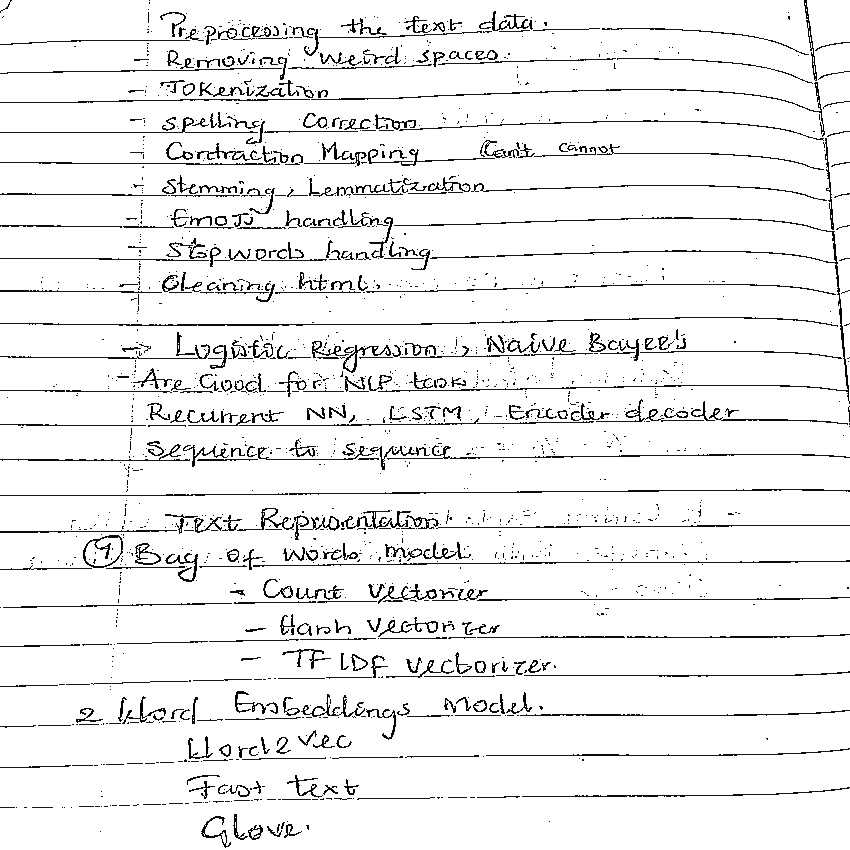
#> input picture Preprocessed files/AK (1).jpg, 850 x 850 px, given as the content of the folder C:/Users/PC/Desktop/PROJECT/HANDWRITING/AMBANI, which was not available
$ jupyter execute --allow-errors 'FINAL TEST.ipynb'   (older library calls are emulated)
#> lines starting #> are read from the running program, lines starting #| are printed output that depends on the picture; pictures that were not available may be replaced by others from this repository, and a replacement may not be noted
[cell 1]
import cv2
import numpy as np
import matplotlib.pyplot as plt
from skimage.feature import graycomatrix, graycoprops
from skimage import data
from sklearn.model_selection import train_test_split
from keras.models import Sequential
from scikeras.wrappers import KerasClassifier
from sklearn.model_selection import GridSearchCV
from keras.utils import to_categorical
import tensorflow as tf
from tensorflow.keras.preprocessing.image import ImageDataGenerator
from tensorflow.keras.utils import img_to_array,array_to_img, load_img
import shutil
import os
import cv2
from tensorflow.keras.layers import Dense,Conv2D,MaxPooling2D,Flatten,Activation,Conv1D,MaxPooling1D,BatchNormalization, GlobalAveragePooling1D
from sklearn.model_selection import train_test_split
from sklearn.preprocessing import LabelEncoder, OneHotEncoder
from sklearn.metrics import accuracy_score,classification_report
from tensorflow.keras.layers import Dropout,Input
from tensorflow.keras import regularizers
from tqdm import tqdm
import skimage

[cell 2]
from tensorflow.keras.preprocessing.image import ImageDataGenerator, load_img, img_to_array

#> (the rest of this cell did not finish here and is left out)

[cell 3]
def apply_gabor_filter(image, ksize, sigma, theta, lambd, gamma):
    kernel = cv2.getGaborKernel((ksize, ksize), sigma, theta, lambd, gamma, 0, ktype=cv2.CV_32F)
    filtered_image = cv2.filter2D(image,cv2.CV_32F, kernel)
    return filtered_image

def extract_glcms(image):
    image = np.uint8(image)
    distances = [1]
    angles = [0, np.pi/4, np.pi/2, 3*np.pi/4]
    glcm = graycomatrix(image, distances=distances, angles=angles, symmetric=True, normed=True)
    contrast = graycoprops(glcm, 'contrast').ravel()
    dissimilarity = graycoprops(glcm, 'dissimilarity').ravel()
    homogeneity = graycoprops(glcm, 'homogeneity').ravel()
    energy = graycoprops(glcm, 'energy').ravel()
    correlation = graycoprops(glcm, 'correlation').ravel()
    return np.concatenate([contrast, dissimilarity, homogeneity, energy, correlation])

[cell 4]
def horizontal_projection_profile(image):
    hpp = np.sum(image, axis=1)
    return hpp

def word_line_space_formation(hpp):
    threshold = np.mean(hpp) * 0.1
    space_indices = np.where(hpp < threshold)[0]
    word_line_spaces = np.diff(space_indices)
    return word_line_spaces

def image_padding(image, target_size=(650, 650)):
    h, w, c = image.shape
    padded_image = np.zeros((target_size[0], target_size[1], c))
    padded_image[:min(h, target_size[0]), :min(w, target_size[1])] = image[:min(h, target_size[0]), :min(w, target_size[1])]
    return padded_image

def block_normalization(image, block_size=(650, 650)):
    normalized_blocks = []
    for i in range(0, image.shape[0], block_size[0]):
        for j in range(0, image.shape[1], block_size[1]):
            block = image[i:i+block_size[0], j:j+block_size[1]]
            block_mean = np.mean(block)
            block_std = np.std(block)
            normalized_block = (block - block_mean) / (block_std + 1e-5)
            normalized_blocks.append(normalized_block)
    return np.array(normalized_blocks)

[cell 5]
from sklearn.preprocessing import MinMaxScaler

def extract_features():
    features = []
    labels = []
    datadir = r"C:\Users\PC\Desktop\PROJECT\HANDWRITING"
    categories = ["AMBANI", "BLESSING", "CELESTINA","ENOCH", "HAKEEM", "PETER", "RIDWAN", "TOBA"]
    for category in tqdm(categories):
        path = os.path.join(datadir, category)
        image_names = os.listdir(path)
        for img_name in (image_names):
            img_path = os.path.join(path, img_name)
            img = cv2.imread(img_path, cv2.IMREAD_GRAYSCALE)
#> img is the input picture: shape (850, 850); min 0, max 255, mean 238.5
            img_array = np.expand_dims(img, axis=-1)
            img_size = 850
            new_array = cv2.resize(img_array, (img_size, img_size))
            img_gray = cv2.adaptiveThreshold(new_array, 255, cv2.ADAPTIVE_THRESH_GAUSSIAN_C, cv2.THRESH_BINARY, 5, 11)
#> img_gray: shape (850, 850); 93.3% white; black in thin lines or dots
            bilateral_filtered = cv2.bilateralFilter(img_gray, 5, 6, 6)
            gaussian_blur = cv2.GaussianBlur(bilateral_filtered, (7, 7), 2)
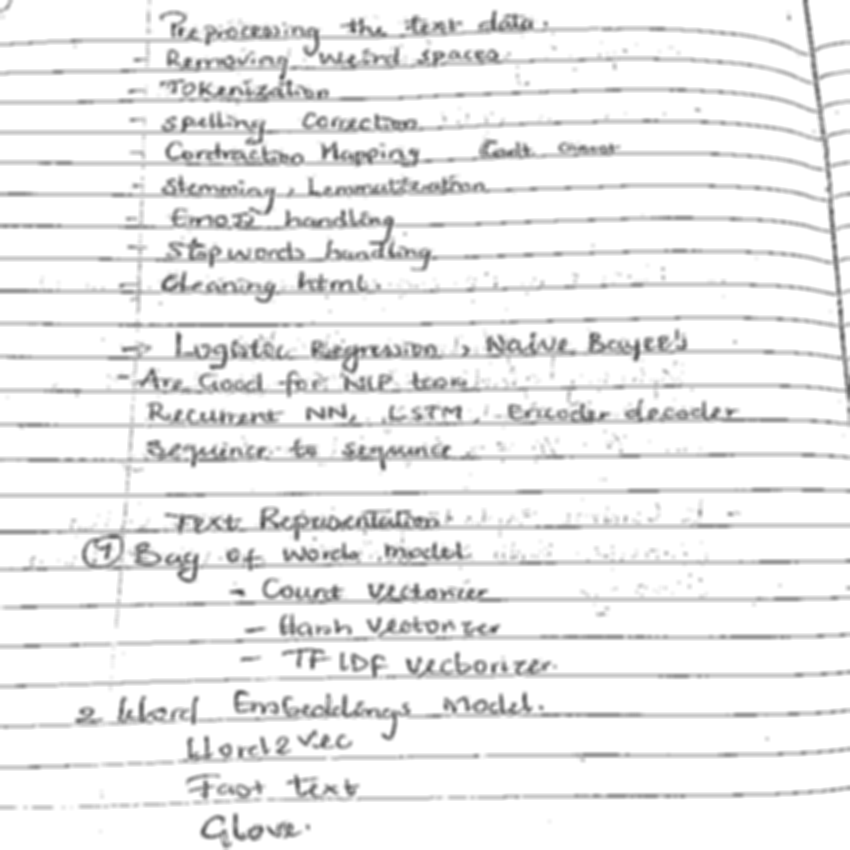
#> gaussian_blur: shape (850, 850); min 82, max 255, mean 237.8
            new_image = cv2.addWeighted(bilateral_filtered, 1.5, gaussian_blur, -0.5, 0)
            ksize = 30
            sigma = 0.2
            theta = 0
            lambd = 10
            gamma = 0.5
            gabor_filtered = apply_gabor_filter(new_image, ksize, sigma, theta, lambd, gamma)
            # new_image = cv2.resize(gabor_filtered, (850, 850))
            gabor_filtered = np.expand_dims(gabor_filtered, axis=-1)
            hpp = horizontal_projection_profile(gabor_filtered)
#> in horizontal_projection_profile, `hpp = np.sum(image, axis=1)`: hpp = 850 values, max 235799.7 at index 772, min 135271.7 at index 324, mean 219908.3
            word_line_spaces = word_line_space_formation(hpp)
#> in word_line_space_formation, `threshold = np.mean(hpp) * 0.1`: threshold = 21990.8
#> in word_line_space_formation, `space_indices = np.where(hpp < threshold)[0]`: space_indices = empty array
#> word_line_spaces = empty array
            padded_image = image_padding(gabor_filtered, target_size=(650, 650))
#> in image_padding, `padded_image[:min(h, target_size[0]), :min(w, target_size[1])] = image..`:
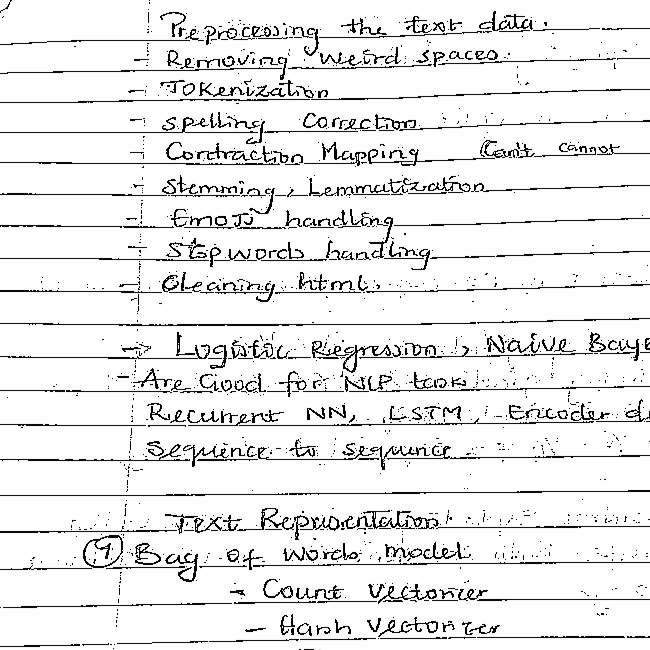
#> padded_image: shape (650, 650, 1) float64; min -4.58e-05, max 277.4, mean 254.7; drawn with min black and max white
            normalized_blocks = block_normalization(padded_image, block_size=(650, 650))
#> after the loop in block_normalization, `for i in range(0, image.shape[0], block_size[0]):`: normalized_blocks = 1 item
            reshaped_blocks = normalized_blocks.reshape(normalized_blocks.shape[1], normalized_blocks.shape[2], normalized_blocks.shape[0]).squeeze()


            glcm_features = extract_glcms(reshaped_blocks)
#> in extract_glcms, `image = np.uint8(image)`:
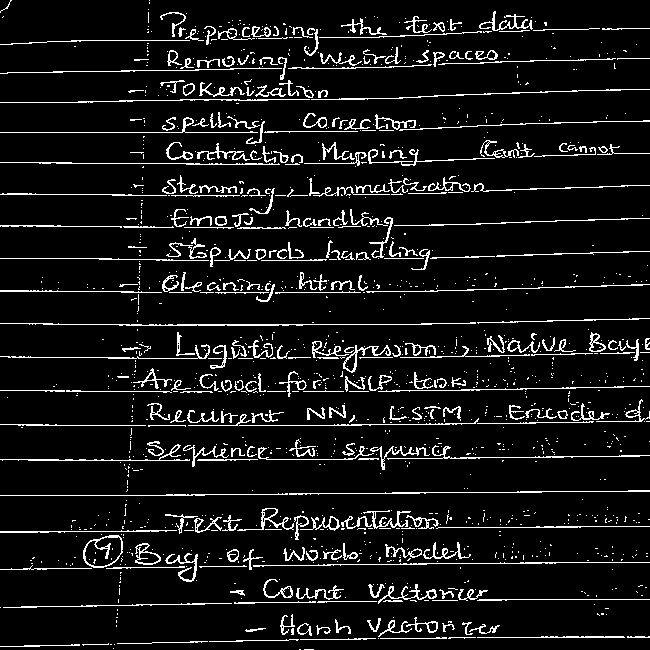
#> image: shape (650, 650); values 0 (black) and 253 (white), 8.2% white in thin lines or dots
#> in extract_glcms, `contrast = graycoprops(glcm, 'contrast').ravel()`: contrast = [2691.3, 7286.2, 6120.8, 6867.1]
#> in extract_glcms, `dissimilarity = graycoprops(glcm, 'dissimilarity').ravel()`: dissimilarity = [10.64, 28.8, 24.19, 27.14]
#> in extract_glcms, `homogeneity = graycoprops(glcm, 'homogeneity').ravel()`: homogeneity = [0.958, 0.886, 0.904, 0.893]
#> in extract_glcms, `energy = graycoprops(glcm, 'energy').ravel()`: energy = [0.9, 0.865, 0.873, 0.868]
#> in extract_glcms, `correlation = graycoprops(glcm, 'correlation').ravel()`: correlation = [0.721, 0.244, 0.365, 0.288]
#> glcm_features = 20 values, max 7286.2 at index 1, min 0.244 at index 17, mean 1153.3
            features.append(glcm_features)
            labels.append(category)
            # [4 lines of commented-out code are left out]
    features = np.array(features)
    labels = np.array(labels)


    scaler = MinMaxScaler()
    features_normalized = scaler.fit_transform(features)

    return features_normalized, labels, scaler
features, labels, scaler  = extract_features()
print("Shape of features:", features.shape)
#| Shape of features: (8, 20)
print("Shape of labels:", labels.shape)
#| Shape of labels: (8,)
print("Labels:", labels)

[cell 6]
features

[cell 7]
labels

[cell 8]
label_encoder = LabelEncoder()
integer_encoded = label_encoder.fit_transform(labels)


onehot_encoder = OneHotEncoder()
integer_encoded = integer_encoded.reshape(len(integer_encoded), 1)
one_hot_encoded = onehot_encoder.fit_transform(integer_encoded)


labels = one_hot_encoded.toarray()

[cell 9]
labels

[cell 10]
labels.shape
#> Out = (8, 8)

[cell 11]
features.shape
#> Out = (8, 20)

[cell 12]
X_train, X_test, y_train, y_test = train_test_split(features, labels, test_size=0.2, random_state=42)

[cell 13]
print("Shape of X_train:", X_train.shape)
#| Shape of X_train: (6, 20)
print("Shape of X_test:", X_test.shape)
#| Shape of X_test: (2, 20)
print("Shape of y_train:", y_train.shape)
#| Shape of y_train: (6, 8)
print("Shape of y_test:", y_test.shape)
#| Shape of y_test: (2, 8)

[cell 14]
X_train = X_train.reshape(X_train.shape[0], X_train.shape[1], 1)
X_test = X_test.reshape(X_test.shape[0], X_test.shape[1], 1)

print("Shape of X_train:", X_train.shape)
#| Shape of X_train: (6, 20, 1)
print("Shape of X_test:", X_test.shape)
#| Shape of X_test: (2, 20, 1)

[cell 15]
from keras.layers import Input

#> (the rest of this cell did not finish here and is left out)

#> (a cell that did not finish here is left out)

[cell 17]
from tensorflow.keras.optimizers import Adam
#> (the rest of this cell did not finish here and is left out)

#> (a cell that did not finish here is left out)

#> (a cell that did not finish here is left out)

#> (a cell that did not finish here is left out)

#> (a cell that did not finish here is left out)

#> (a cell that did not finish here is left out)

[cell 23]
# [23 lines left out: function preprocess_image, not called in this run]

[cell 24]
# [6 lines left out: function make_prediction, not called in this run]

[cell 25]
# [17 lines left out: function make_prediction_with_confidence, not called in this run]

img_path = r"C:\Users\PC\Desktop\PROJECT\HANDWRITING\PETER\pete (52).jpg"
#> (the rest of this cell did not finish here and is left out)

[cell 26]
img_path = r"C:\Users\PC\Desktop\PROJECT\test\CELESTINA\celes (10).jpg"
# features_normalized, labels, scaler  = extract_features()
# scaler.transform(features_normalized)
#> (the rest of this cell did not finish here and is left out)

#> (a cell that did not finish here is left out)

[cell 28]
labels.shape
#> Out = (8, 8)
